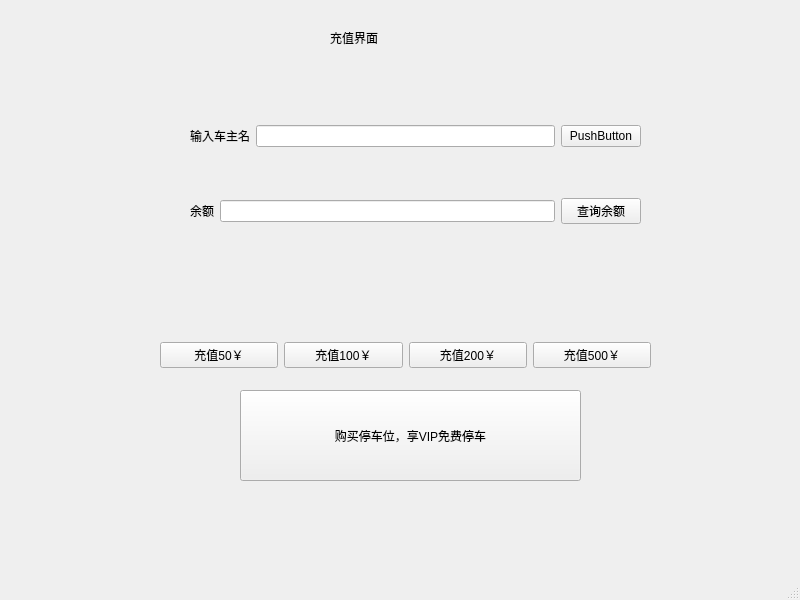
<?xml version="1.0" encoding="UTF-8"?>
<ui version="4.0">
 <class>MainWindow</class>
 <widget class="QMainWindow" name="MainWindow">
  <property name="geometry">
   <rect>
    <x>0</x>
    <y>0</y>
    <width>800</width>
    <height>600</height>
   </rect>
  </property>
  <property name="windowTitle">
   <string>MainWindow</string>
  </property>
  <widget class="QWidget" name="centralwidget">
   <widget class="QLabel" name="label">
    <property name="geometry">
     <rect>
      <x>330</x>
      <y>30</y>
      <width>72</width>
      <height>15</height>
     </rect>
    </property>
    <property name="text">
     <string>充值界面</string>
    </property>
   </widget>
   <widget class="QWidget" name="verticalLayoutWidget">
    <property name="geometry">
     <rect>
      <x>190</x>
      <y>80</y>
      <width>451</width>
      <height>191</height>
     </rect>
    </property>
    <layout class="QVBoxLayout" name="verticalLayout">
     <item>
      <layout class="QHBoxLayout" name="horizontalLayout_2">
       <item>
        <widget class="QLabel" name="label_3">
         <property name="text">
          <string>输入车主名</string>
         </property>
        </widget>
       </item>
       <item>
        <widget class="QLineEdit" name="lineEdit_2"/>
       </item>
       <item>
        <widget class="QPushButton" name="pushButton_2">
         <property name="text">
          <string>PushButton</string>
         </property>
        </widget>
       </item>
      </layout>
     </item>
     <item>
      <layout class="QHBoxLayout" name="horizontalLayout">
       <item>
        <widget class="QLabel" name="label_2">
         <property name="text">
          <string>余额</string>
         </property>
        </widget>
       </item>
       <item>
        <widget class="QLineEdit" name="lineEdit">
         <property name="readOnly">
          <bool>true</bool>
         </property>
        </widget>
       </item>
       <item>
        <widget class="QPushButton" name="pushButton">
         <property name="text">
          <string>查询余额</string>
         </property>
        </widget>
       </item>
      </layout>
     </item>
    </layout>
   </widget>
   <widget class="QWidget" name="horizontalLayoutWidget_3">
    <property name="geometry">
     <rect>
      <x>160</x>
      <y>310</y>
      <width>491</width>
      <height>91</height>
     </rect>
    </property>
    <layout class="QHBoxLayout" name="horizontalLayout_3">
     <item>
      <widget class="QPushButton" name="pushButton_3">
       <property name="text">
        <string>充值50￥</string>
       </property>
      </widget>
     </item>
     <item>
      <widget class="QPushButton" name="pushButton_4">
       <property name="text">
        <string>充值100￥</string>
       </property>
      </widget>
     </item>
     <item>
      <widget class="QPushButton" name="pushButton_5">
       <property name="text">
        <string>充值200￥</string>
       </property>
      </widget>
     </item>
     <item>
      <widget class="QPushButton" name="pushButton_6">
       <property name="text">
        <string>充值500￥</string>
       </property>
      </widget>
     </item>
    </layout>
   </widget>
   <widget class="QPushButton" name="pushButton_7">
    <property name="geometry">
     <rect>
      <x>240</x>
      <y>390</y>
      <width>341</width>
      <height>91</height>
     </rect>
    </property>
    <property name="text">
     <string>购买停车位，享VIP免费停车</string>
    </property>
   </widget>
  </widget>
  <widget class="QMenuBar" name="menubar">
   <property name="geometry">
    <rect>
     <x>0</x>
     <y>0</y>
     <width>800</width>
     <height>26</height>
    </rect>
   </property>
  </widget>
  <widget class="QStatusBar" name="statusbar"/>
 </widget>
 <resources/>
 <connections/>
</ui>
